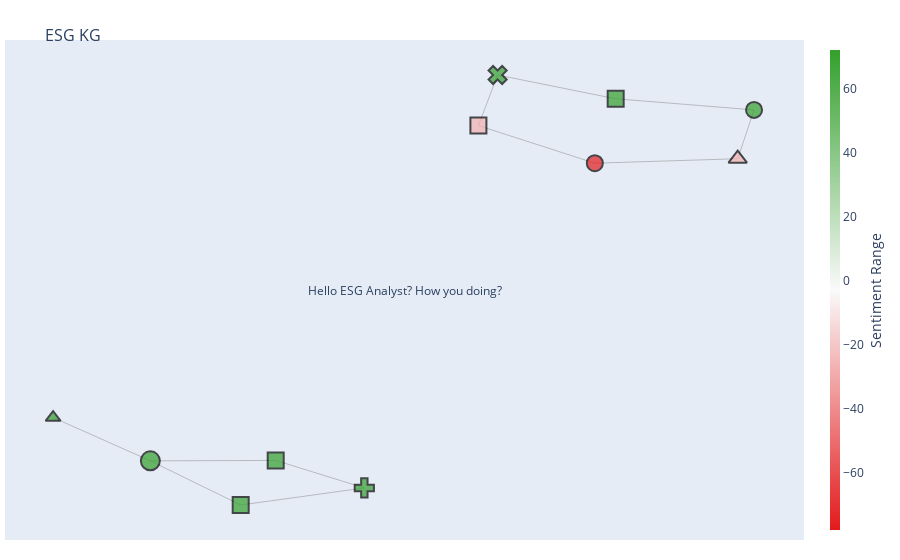

The code cell stored with this chart in its notebook:
### Markdown cell above
## Plotting

### Code cell
fig = go.Figure(data=[edge_trace, node_trace],
             layout=go.Layout(
                title='<br>ESG KG',
                titlefont=dict(size=16),
                showlegend=False,
                hovermode='closest',
                margin=dict(b=20,l=5,r=5,t=40),
                annotations=[ dict(
                    text="Hello ESG Analyst? How you doing?",
                    showarrow=False,
                    xref="paper", yref="paper") ],
                xaxis=dict(showgrid=False, zeroline=False, showticklabels=False),
                yaxis=dict(showgrid=False, zeroline=False, showticklabels=False)))

iplot(fig)

### Figure 1 — Plotly figure (JSON) as saved in the notebook; plotly's stock layout.template omitted (floating-point values rounded to 4 significant figures)
{"data": [{"hoverinfo": "none", "line": {"color": "#888", "width": 0.5}, "mode": "lines", "type": "scatter", "x": [0.2867, 0.08052, null, 0.2867, 0.5398, null, -0.5005, -0.2785, null, -0.5005, -0.6728, null, -0.5005, -0.3405, null, 0.5687, 0.3236, null, 0.5687, 0.5398, null, -0.1215, -0.2785, null, -0.1215, -0.3405, null, 0.1145, 0.08052, null, 0.1145, 0.3236, null], "y": [0.5087, 0.6748, null, 0.5087, 0.5285, null, -0.8051, -0.8034, null, -0.8051, -0.6139, null, -0.8051, -1, null, 0.744, 0.7931, null, 0.744, 0.5285, null, -0.9247, -0.8034, null, -0.9247, -1, null, 0.898, 0.6748, null, 0.898, 0.7931, null]}, {"hoverinfo": "text", "marker": {"color": [-78, 72, 72, 72, -28, 72, 72, 72, -28, 72, 72], "colorbar": {"thickness": 10, "title": {"side": "right", "text": "Sentiment Range"}, "xanchor": "left"}, "colorscale": [[0, "rgb(227,26,28)"], [0.5, "rgb(250,250,250)"], [1, "rgb(51,160,44)"]], "line": {"color": "black", "width": 2}, "reversescale": false, "showscale": true, "size": [16, 19, 16, 13, 16, 16, 16, 16, 16, 16, 16], "symbol": [0, 0, 0, 5, 5, 3, 4, 1, 1, 1, 1]}, "mode": "markers", "text": ["Apple Inc # of connections: 2", "BOMBARDIER INC-A # of connections: 3", "INTL BUSINESS MACHINES CORP # of connections: 2", "Industrials # of connections: 1", "Technology # of connections: 2", "Environment - Energy Management - SASB # of connections: 2", "Social - Data Security - SASB # of connections: 2", "Bombardiers joint venture wins contract to build 160 new Chinese standard high-speed train cars Toronto Stock Exchange:BBD.A # of connections: 2", "How To: Jailbreak Any iPhone, iPod Touch or iPad # of connections: 2", "Print - Bombardiers joint venture wins contract to build 160 new Chinese standard high-speed train cars # of connections: 2", "Tech Chiefs Plan to Boost Cybersecurity Spending # of connections: 2"], "type": "scatter", "x": [0.2867, -0.5005, 0.5687, -0.6728, 0.5398, -0.1215, 0.1145, -0.3405, 0.08052, -0.2785, 0.3236], "y": [0.5087, -0.8051, 0.744, -0.6139, 0.5285, -0.9247, 0.898, -1, 0.6748, -0.8034, 0.7931]}], "layout": {"annotations": [{"showarrow": false, "text": "Hello ESG Analyst? How you doing?", "xref": "paper", "yref": "paper"}], "hovermode": "closest", "margin": {"b": 20, "l": 5, "r": 5, "t": 40}, "showlegend": false, "title": {"font": {"size": 16}, "text": "<br>ESG KG"}, "xaxis": {"showgrid": false, "showticklabels": false, "zeroline": false}, "yaxis": {"showgrid": false, "showticklabels": false, "zeroline": false}}}
